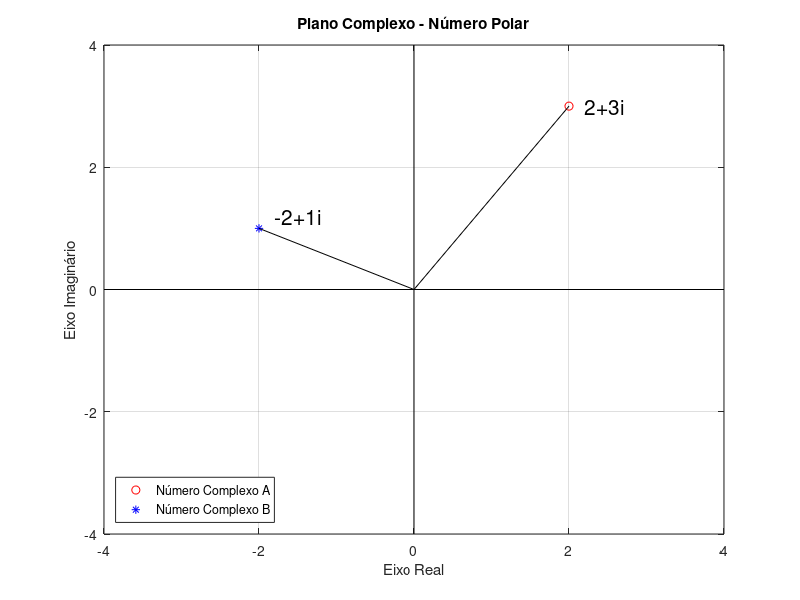

The MATLAB source for this figure:
clc, clearvars, close all;

% Conversão de Números Complexos do Formato Carteziano para Polar

% Exemplos

% Letra A:
a = 2 + 3i;

ra = real(a);
ia = imag(a);

% Resolvendo Letra (A)
[z_rad, z_mag] = cart2pol(ra, ia);

% Transformando de Radiano para Graus
z_deg = z_rad * (180 / pi);

fprintf('\n\nResposta Letra A\n\n');
fprintf('Forma Retangular = %.0f + %.0fi\n', ra, ia);

fprintf('\nForma Polar:\n\n');
disp(['(A) r = ', num2str(z_mag)]);
disp(['(A) θ em Rad = ', num2str(z_rad)]);
disp(['(A) θ em Graus = ', num2str(z_deg)]);

% Verificando Resposta
d = z_mag * exp(z_rad * 1i);
fprintf('\nVerificando resposta: %.0f + %.0fi\n\n', ra, ia);

disp('############################');

% Letra B:

b = -2 + 1i;

% Resolvendo Letra (B)

% Parte Real
rb = real(b);

% Parte Imaginária
ib = imag(b);

[z_rad, z_mag] = cart2pol(rb, ib);

% Transformando de Radiano para Graus
z_deg = z_rad * (180 / pi);

fprintf('\n\nResposta Letra B\n\n');
fprintf('Forma Retangular = %.0f + %.0fi\n', rb, ib);

fprintf('\nForma Polar:\n\n');
disp(['(B) r = ', num2str(z_mag)]);
disp(['(B) θ em Rad = ', num2str(z_rad)]);
disp(['(B) θ em Graus = ', num2str(z_deg)]);

% Verificando Resposta
d = z_mag * exp(z_rad * 1i);
fprintf('\nVerificando resposta: %.0f + %.0fi\n', real(d), imag(d));

% Plot Gráfico
figure
plot(real(a), imag(a), 'ro', real(b), imag(b), 'b*', [0 0], [-4 4], 'k', [-4 4], [0 0], 'k', [0 ra], [0 ia], 'k', [0 rb], [0 ib], 'k');
grid on;
xlabel('Eixo Real');
ylabel('Eixo Imaginário');

xlim([-4 4]);
ylim([-4 4]);
title('Plano Complexo - Número Polar');

% Mostrando os números dentro do gráfico
text(0.2+rb, 0.2+ib, num2str(b), 'FontSize', 15);
text(0.2+ra, ia, num2str(a), 'FontSize', 15);

legend('Número Complexo A', 'Número Complexo B', 'Location', 'southwest');




